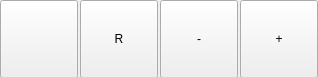
<?xml version="1.0" encoding="UTF-8"?>
<ui version="4.0">
 <class>RoutingWidgetSmall</class>
 <widget class="QWidget" name="RoutingWidgetSmall">
  <property name="geometry">
   <rect>
    <x>0</x>
    <y>0</y>
    <width>318</width>
    <height>77</height>
   </rect>
  </property>
  <property name="sizePolicy">
   <sizepolicy hsizetype="Fixed" vsizetype="Fixed">
    <horstretch>0</horstretch>
    <verstretch>0</verstretch>
   </sizepolicy>
  </property>
  <property name="windowTitle">
   <string>RoutingWidget</string>
  </property>
  <widget class="QToolButton" name="routingButton">
   <property name="geometry">
    <rect>
     <x>80</x>
     <y>0</y>
     <width>78</width>
     <height>78</height>
    </rect>
   </property>
   <property name="sizePolicy">
    <sizepolicy hsizetype="Fixed" vsizetype="Fixed">
     <horstretch>64</horstretch>
     <verstretch>64</verstretch>
    </sizepolicy>
   </property>
   <property name="toolTip">
    <string>Guidance Mode</string>
   </property>
   <property name="text">
    <string>R</string>
   </property>
   <property name="icon">
    <iconset resource="../../../marble.qrc">
     <normaloff>:/icons/route-guidance.png</normaloff>:/icons/route-guidance.png</iconset>
   </property>
   <property name="iconSize">
    <size>
     <width>64</width>
     <height>64</height>
    </size>
   </property>
   <property name="checkable">
    <bool>true</bool>
   </property>
  </widget>
  <widget class="QToolButton" name="zoomInButton">
   <property name="geometry">
    <rect>
     <x>240</x>
     <y>0</y>
     <width>78</width>
     <height>78</height>
    </rect>
   </property>
   <property name="sizePolicy">
    <sizepolicy hsizetype="Fixed" vsizetype="Fixed">
     <horstretch>64</horstretch>
     <verstretch>64</verstretch>
    </sizepolicy>
   </property>
   <property name="toolTip">
    <string>zoom in</string>
   </property>
   <property name="text">
    <string>+</string>
   </property>
   <property name="icon">
    <iconset resource="../../../marble.qrc">
     <normaloff>:/icons/zoom-in-large.png</normaloff>:/icons/zoom-in-large.png</iconset>
   </property>
   <property name="iconSize">
    <size>
     <width>64</width>
     <height>64</height>
    </size>
   </property>
   <property name="checkable">
    <bool>false</bool>
   </property>
   <property name="autoRepeat">
    <bool>false</bool>
   </property>
  </widget>
  <widget class="QToolButton" name="zoomOutButton">
   <property name="geometry">
    <rect>
     <x>160</x>
     <y>0</y>
     <width>78</width>
     <height>78</height>
    </rect>
   </property>
   <property name="sizePolicy">
    <sizepolicy hsizetype="Fixed" vsizetype="Fixed">
     <horstretch>64</horstretch>
     <verstretch>64</verstretch>
    </sizepolicy>
   </property>
   <property name="toolTip">
    <string>zoom out</string>
   </property>
   <property name="text">
    <string>-</string>
   </property>
   <property name="icon">
    <iconset resource="../../../marble.qrc">
     <normaloff>:/icons/zoom-out-large.png</normaloff>:/icons/zoom-out-large.png</iconset>
   </property>
   <property name="iconSize">
    <size>
     <width>64</width>
     <height>64</height>
    </size>
   </property>
   <property name="checkable">
    <bool>false</bool>
   </property>
   <property name="autoRepeat">
    <bool>false</bool>
   </property>
  </widget>
  <widget class="QToolButton" name="gpsButton">
   <property name="geometry">
    <rect>
     <x>0</x>
     <y>0</y>
     <width>78</width>
     <height>78</height>
    </rect>
   </property>
   <property name="sizePolicy">
    <sizepolicy hsizetype="Fixed" vsizetype="Fixed">
     <horstretch>64</horstretch>
     <verstretch>64</verstretch>
    </sizepolicy>
   </property>
   <property name="toolTip">
    <string>Toggle GPS</string>
   </property>
   <property name="text">
    <string/>
   </property>
   <property name="icon">
    <iconset resource="../../../marble.qrc">
     <normaloff>:/icons/gps.png</normaloff>:/icons/gps.png</iconset>
   </property>
   <property name="iconSize">
    <size>
     <width>64</width>
     <height>64</height>
    </size>
   </property>
   <property name="checkable">
    <bool>true</bool>
   </property>
  </widget>
 </widget>
 <resources>
  <include location="../../../marble.qrc"/>
 </resources>
 <connections/>
</ui>
